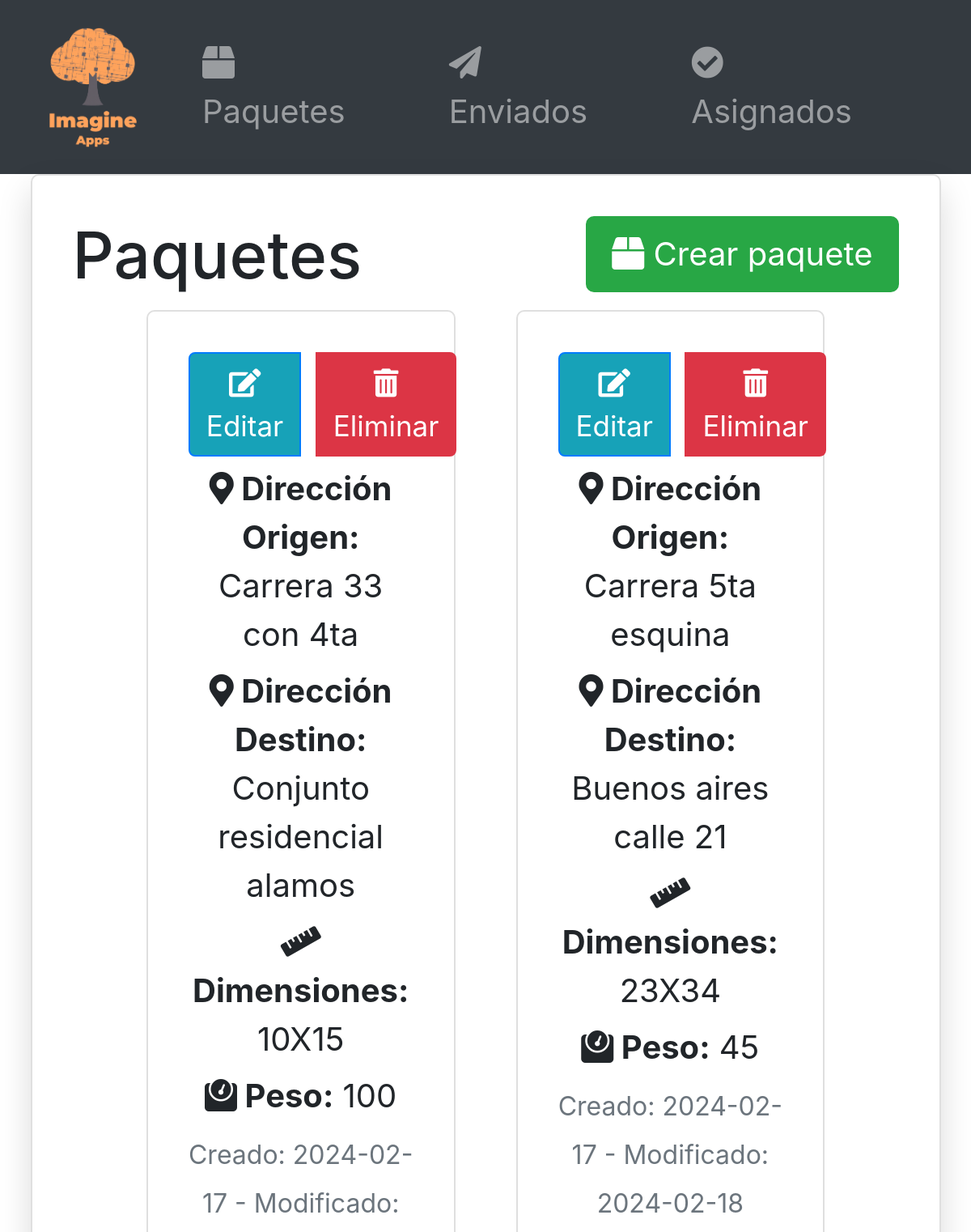
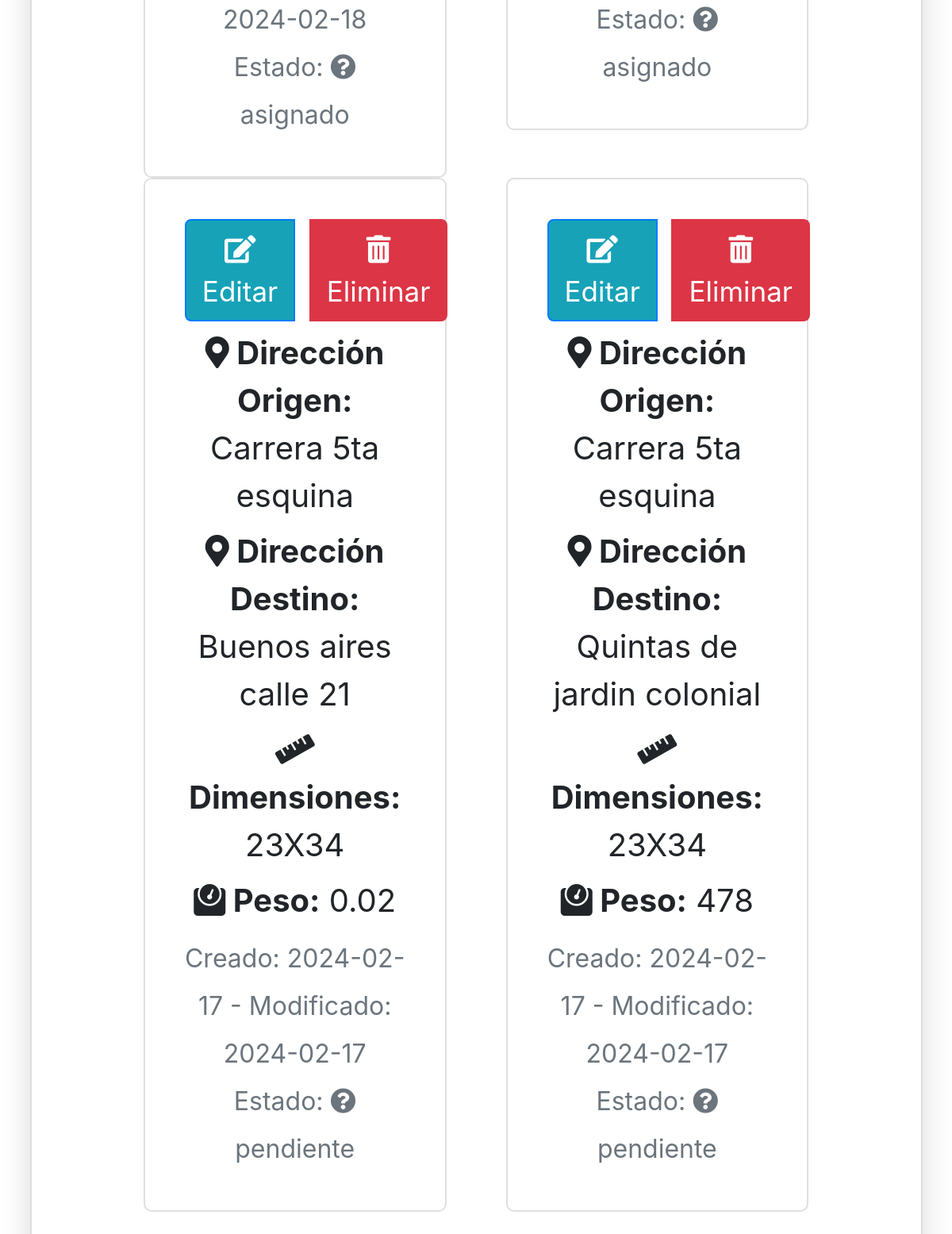
The app's page /, older data (2 pictures, top to bottom).
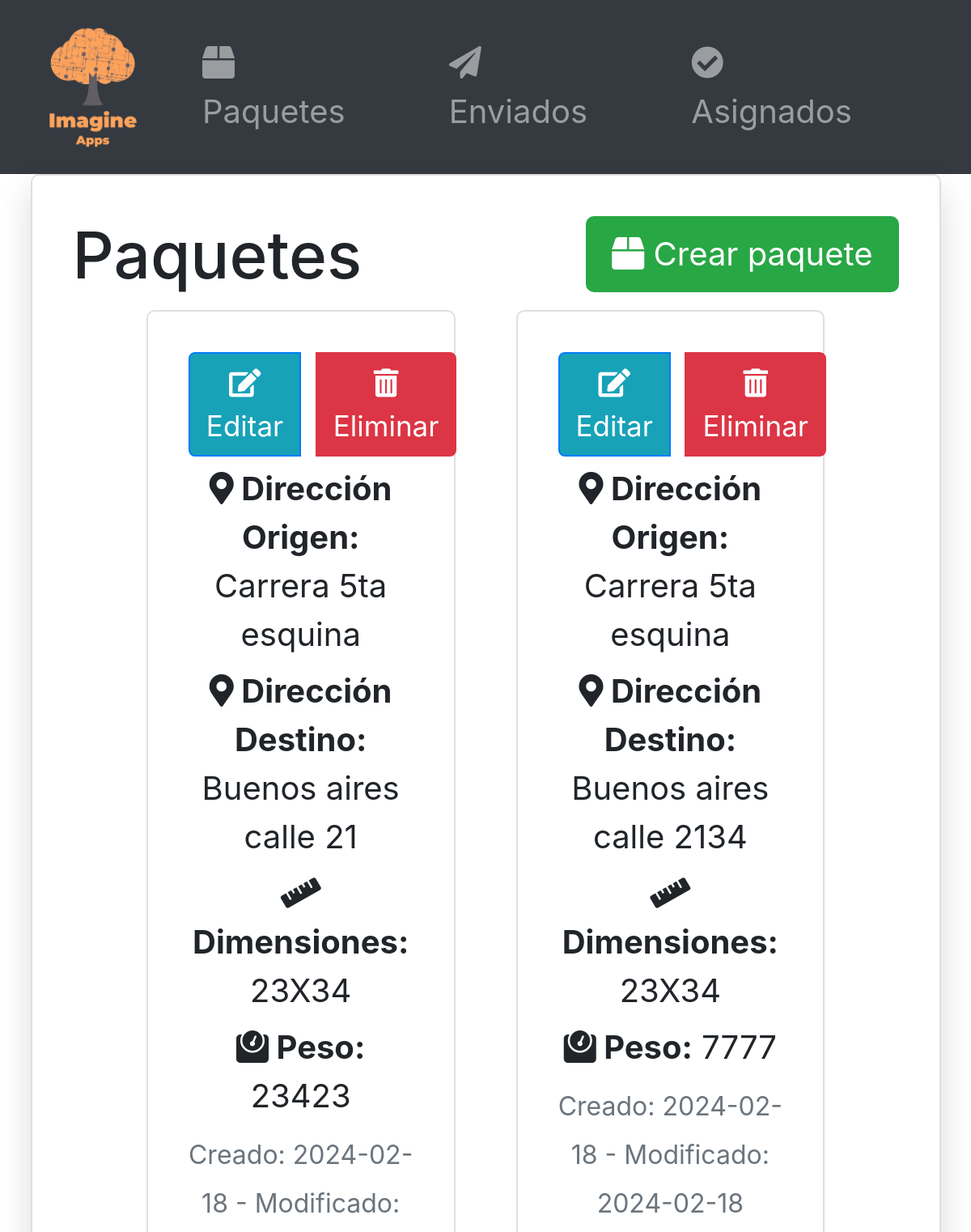
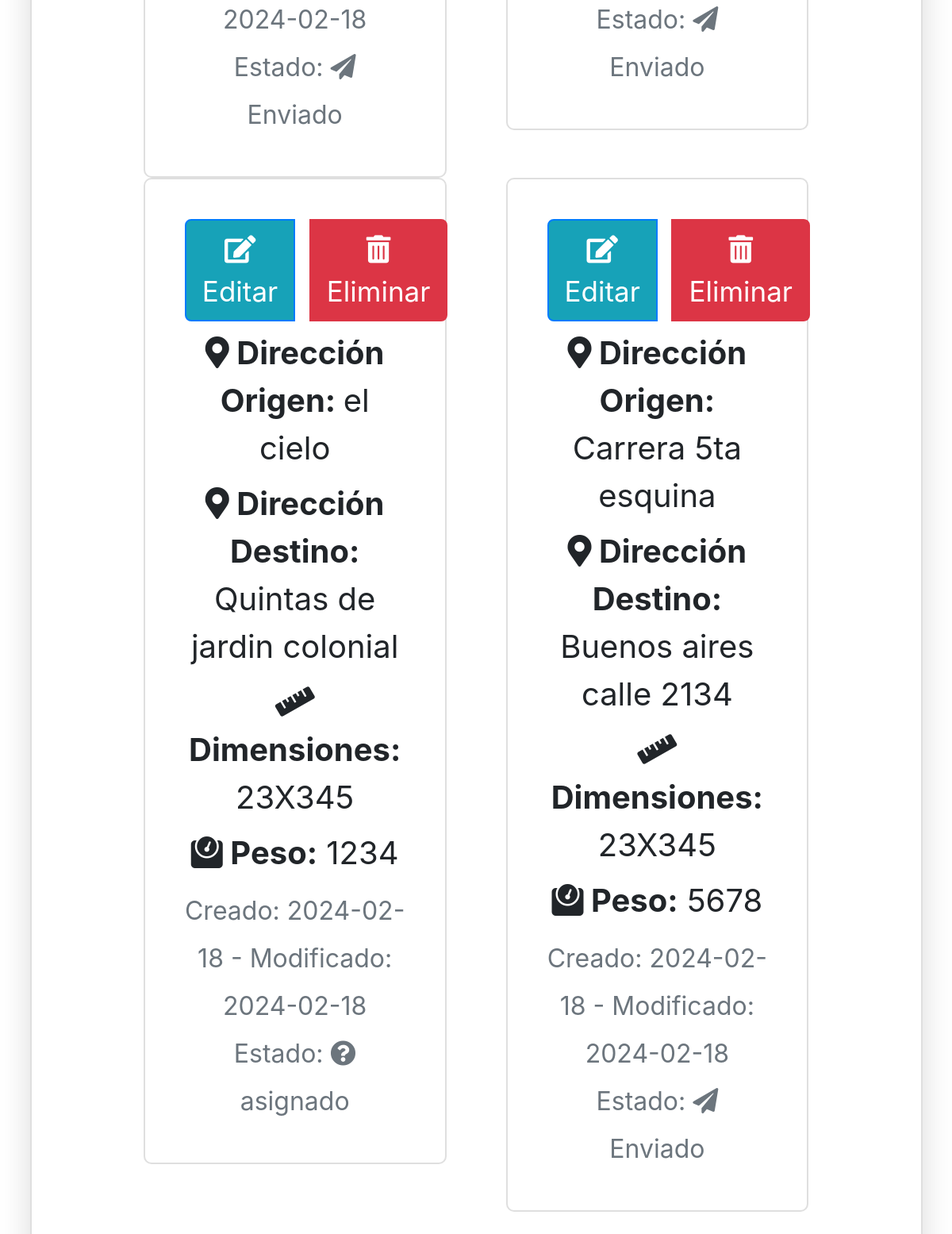
The same page, newer data (2 pictures, top to bottom).
### logistics/models.py (models this page shows, shortened)
class Paquete(models.Model):
    idPaquete = models.AutoField(primary_key=True)
    peso = models.IntegerField()
    dimensiones = models.CharField(max_length=50)
    direccion_origen = models.CharField(max_length=255)
    direccion_destino = models.CharField(max_length=255)
    estado_entrega = models.CharField(max_length=20)
    idCliente = models.ForeignKey(Cliente, on_delete=models.CASCADE)
    idTransportista = models.ForeignKey(Transportista, on_delete=models.CASCADE,null=True)
    fecha_creacion = models.DateTimeField(default=timezone.now, blank=True)
    fecha_actualizacion = models.DateTimeField(auto_now=True)

### logistics/Paquetes/views.py (the view)
# urls.py: path('', viewsPaquetes.listar_paquetes,name='home'),
def listar_paquetes(request):
    paquetes = Paquete.objects.all().order_by('fecha_creacion')
    page = request.GET.get('page', 1)
    paginator = Paginator(paquetes, 4)  # Muestra 5 canales por página
    try:
        paquetes = paginator.page(page)
    except EmptyPage:
        paquetes = paginator.page(paginator.num_pages)
    return render(request, 'paquetes.html', {'paquetes': paquetes})

### logistics/templates/paquetes.html (shortened to what this page needs)
{% extends "base.html" %}
{% block content %}
<div class="container">
    <div class="card shadow card-container">
        <div class="card-body">
            <a href="{% url 'crear_paquete' %}" class="btn btn-success float-right">
                <i class="fa fa-box"></i> Crear paquete
            </a>
            <h2>Paquetes</h2>
            {% if paquetes %}
            <div class="row justify-content-center container-row">
                {% for paquete in paquetes %}
                    {% include "paquete.html" %}
                {% endfor %}
            </div>
            {% else %}
                <p class="mt-3">No tienes paquetes aún.</p>
            {% endif %}
        </div>
    </div>
</div>
{% endblock content %}

### logistics/templates/paquete.html (shortened to what this page needs)
{% block paquete%}
<div class="col-lg-5 text-center">
    <div class="card">
        <div class="card-body">
            {% if not operacion %}
            <div class="btn-group" role="group">
                <a href="{% url 'actualizar_paquete' paquete.idPaquete %}" class="btn-configuracion-canal btn btn-sm btn-primary mr-2">
                    <i class="fas fa-edit"></i> Editar
                </a>
                <button type="button" class="btn btn-sm btn-danger eliminar-btn" onClick="abrir_modal_eliminacion('{% url 'modal_eliminar' paquete.idPaquete %}')">
                    <i class="fas fa-trash-alt"></i> Eliminar
                </button>
            </div>
            {% endif %}
            <p class="card-text mb-1"><strong><i class="fas fa-map-marker-alt"></i> Dirección Origen: </strong>{{ paquete.direccion_origen }}</p>
            <p class="card-text mb-1"><strong><i class="fas fa-map-marker-alt"></i> Dirección Destino:</strong> {{ paquete.direccion_destino }}</p>
            <p class="card-text mb-1"><strong><i class="fas fa-ruler"></i> Dimensiones:</strong> {{ paquete.dimensiones }}</p>
            <p class="card-text mb-1"><strong><i class="fas fa-weight"></i> Peso:</strong> {{ paquete.peso }}</p>
            <div>
                <small class="text-muted">Creado: {{ paquete.fecha_creacion|date:"Y-m-d" }} - </small>
                <small class="text-muted">Modificado: {{ paquete.fecha_actualizacion|date:"Y-m-d" }}</small><br>
                <small class="text-muted">Estado:
                    {% if paquete.estado_entrega == 'Enviado' %}
                        <i class="fas fa-paper-plane"></i>
                    {% elif paquete.estado_entrega == 'Asignado' %}
                        <i class="fas fa-user-check"></i>
                    {% else %}
                        <i class="fas fa-question-circle"></i>
                    {% endif %}
                    {{ paquete.estado_entrega }}
                </small>
            </div>
        </div>
    </div>
</div>
{% endblock%}

Row changes from the older to the newer data that the page shows:
removed Paquete: direccion_origen "Carrera 33 con 4ta", direccion_destino "Conjunto residencial alamos", dimensiones "10X15", peso "100", fecha_creacion "2024-02-17", fecha_actualizacion "2024-02-18", estado_entrega "asignado"
removed Paquete: direccion_origen "Carrera 5ta esquina", direccion_destino "Buenos aires calle 21", dimensiones "23X34", peso "45", fecha_creacion "2024-02-17", fecha_actualizacion "2024-02-18", estado_entrega "asignado"
removed Paquete: direccion_origen "Carrera 5ta esquina", direccion_destino "Buenos aires calle 21", dimensiones "23X34", peso "0.02", fecha_creacion "2024-02-17", fecha_actualizacion "2024-02-17", estado_entrega "pendiente"
removed Paquete: direccion_origen "Carrera 5ta esquina", direccion_destino "Quintas de jardin colonial", dimensiones "23X34", peso "478", fecha_creacion "2024-02-17", fecha_actualizacion "2024-02-17", estado_entrega "pendiente"
added Paquete: direccion_origen "Carrera 5ta esquina", direccion_destino "Buenos aires calle 21", dimensiones "23X34", peso "23423", fecha_creacion "2024-02-18", fecha_actualizacion "2024-02-18", estado_entrega "Enviado"
added Paquete: direccion_origen "Carrera 5ta esquina", direccion_destino "Buenos aires calle 2134", dimensiones "23X34", peso "7777", fecha_creacion "2024-02-18", fecha_actualizacion "2024-02-18", estado_entrega "Enviado"
added Paquete: direccion_origen "el cielo", direccion_destino "Quintas de jardin colonial", dimensiones "23X345", peso "1234", fecha_creacion "2024-02-18", fecha_actualizacion "2024-02-18", estado_entrega "asignado"
added Paquete: direccion_origen "Carrera 5ta esquina", direccion_destino "Buenos aires calle 2134", dimensiones "23X345", peso "5678", fecha_creacion "2024-02-18", fecha_actualizacion "2024-02-18", estado_entrega "Enviado"
